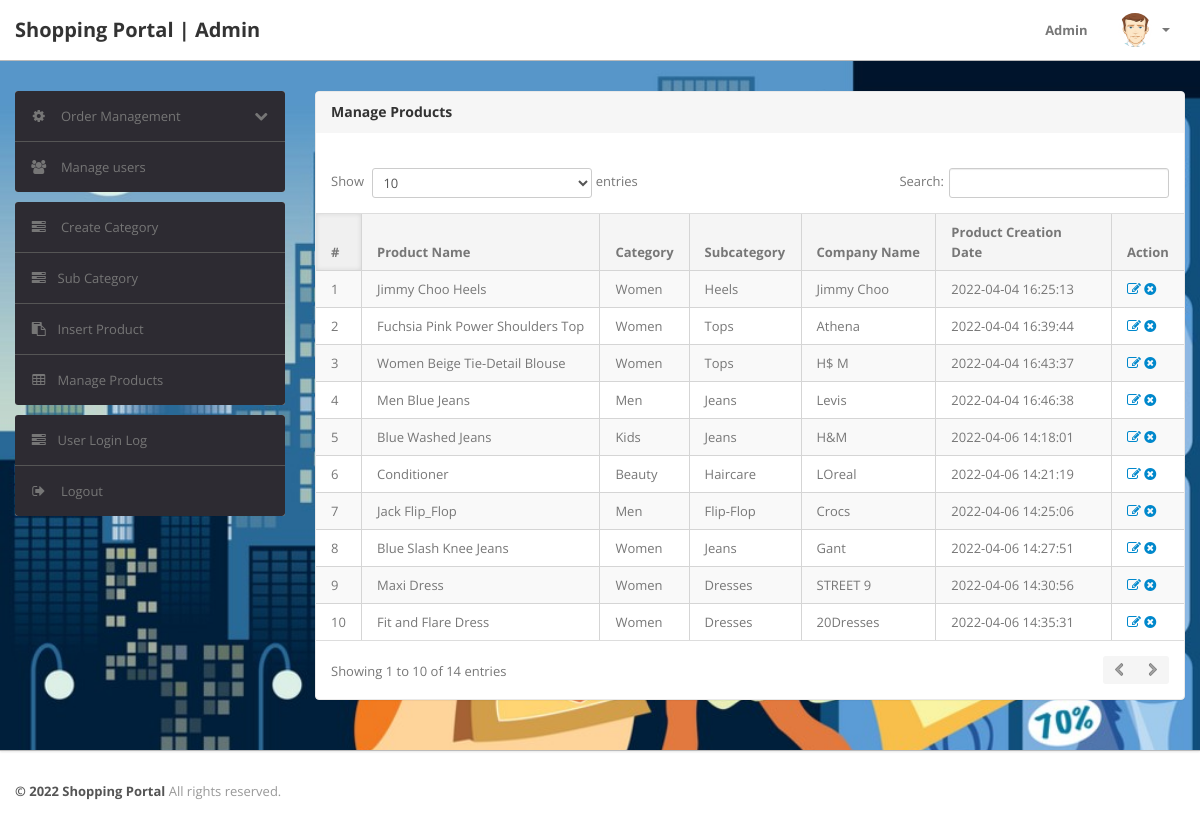
/shopping/admin/manage-products.php (signed in), run on the app's committed database.
### tables this page shows
CREATE TABLE IF NOT EXISTS `products` (
  `id` int(11) NOT NULL AUTO_INCREMENT,
  `category` int(11) NOT NULL,
  `subCategory` int(11) DEFAULT NULL,
  `productName` varchar(255) DEFAULT NULL,
  `productCompany` varchar(255) DEFAULT NULL,
  `productPrice` int(11) DEFAULT NULL,
  `productPriceBeforeDiscount` int(11) DEFAULT NULL,
  `productDescription` longtext,
  `productImage1` varchar(255) DEFAULT NULL,
  `productImage2` varchar(255) DEFAULT NULL,
  `productImage3` varchar(255) DEFAULT NULL,
  `shippingCharge` int(11) DEFAULT NULL,
  `productAvailability` varchar(255) DEFAULT NULL,
  `postingDate` timestamp NULL DEFAULT CURRENT_TIMESTAMP,
  `updationDate` varchar(255) DEFAULT NULL,
  PRIMARY KEY (`id`)
);

CREATE TABLE IF NOT EXISTS `category` (
  `id` int(11) NOT NULL AUTO_INCREMENT,
  `categoryName` varchar(255) DEFAULT NULL,
  `categoryDescription` longtext,
  `creationDate` timestamp NOT NULL DEFAULT CURRENT_TIMESTAMP,
  `updationDate` varchar(255) DEFAULT NULL,
  PRIMARY KEY (`id`)
);

CREATE TABLE IF NOT EXISTS `subcategory` (
  `id` int(11) NOT NULL AUTO_INCREMENT,
  `categoryid` int(11) DEFAULT NULL,
  `subcategory` varchar(255) DEFAULT NULL,
  `creationDate` timestamp NULL DEFAULT CURRENT_TIMESTAMP,
  `updationDate` varchar(255) DEFAULT NULL,
  PRIMARY KEY (`id`)
);

### shopping/admin/manage-products.php (the view, shortened to what this page needs)
<?php
include('include/config.php');
if(strlen($_SESSION['alogin'])==0)
	{
header('location:index.php');
}
else{
?>
<!DOCTYPE html>
<html lang="en">
<head>
	<link type="text/css" href="bootstrap/css/bootstrap.min.css" rel="stylesheet">
	<link type="text/css" href="bootstrap/css/bootstrap-responsive.min.css" rel="stylesheet">
	<link type="text/css" href="css/theme.css" rel="stylesheet">
	<link type="text/css" href="images/icons/css/font-awesome.css" rel="stylesheet">
</head>
<body>
<?php include('include/header.php');?>
	<div class="wrapper">
		<div class="container">
			<div class="row">
<?php include('include/sidebar.php');?>
			<div class="span9">
					<div class="content">
	<div class="module">
							<div class="module-head">
								<h3>Manage Products</h3>
							</div>
							<div class="module-body table">
									<br />
								<table cellpadding="0" cellspacing="0" border="0" class="datatable-1 table table-bordered table-striped	 display" width="100%">
									<thead>
										<tr>
											<th>#</th>
											<th>Product Name</th>
											<th>Category </th>
											<th>Subcategory</th>
											<th>Company Name</th>
											<th>Product Creation Date</th>
											<th>Action</th>
										</tr>
									</thead>
									<tbody>
<?php $query=mysqli_query($con,"select products.*,category.categoryName,subcategory.subcategory from products join category on category.id=products.category join subcategory on subcategory.id=products.subCategory");
$cnt=1;
while($row=mysqli_fetch_array($query))
{
?>
										<tr>
											<td><?php echo htmlentities($cnt);?></td>
											<td><?php echo htmlentities($row['productName']);?></td>
											<td><?php echo htmlentities($row['categoryName']);?></td>
											<td> <?php echo htmlentities($row['subcategory']);?></td>
											<td><?php echo htmlentities($row['productCompany']);?></td>
											<td><?php echo htmlentities($row['postingDate']);?></td>
											<td>
											<a href="edit-products.php?id=<?php echo $row['id']?>" ><i class="icon-edit"></i></a>
											<a href="manage-products.php?id=<?php echo $row['id']?>&del=delete" onClick="return confirm('Are you sure you want to delete?')"><i class="icon-remove-sign"></i></a></td>
										</tr>
										<?php $cnt=$cnt+1; } ?>
								</table>
							</div>
						</div>
					</div>
				</div>
			</div>
		</div>
	</div>
<?php include('include/footer.php');?>
</body>
<?php } ?>

### shopping/admin/include/header.php (shortened to what this page needs)
<div class="navbar navbar-fixed-top">
		<div class="navbar-inner">
			<div class="container">
			  	<a class="brand" href="index.html">
			  		Shopping Portal | Admin
			  	</a>
				<div class="nav-collapse collapse navbar-inverse-collapse">
					<ul class="nav pull-right">
						<li><a href="#">
							Admin
						</a></li>
						<li class="nav-user dropdown">
							<a href="#" class="dropdown-toggle" data-toggle="dropdown">
								<img src="images/user.png" class="nav-avatar" />
								<b class="caret"></b>
							</a>
						</li>
					</ul>
				</div>
			</div>
		</div>
	</div>

### shopping/admin/include/sidebar.php (shortened to what this page needs)
<div class="span3">
					<div class="sidebar">
<ul class="widget widget-menu unstyled">
							<li>
								<a class="collapsed" data-toggle="collapse" href="#togglePages">
									<i class="menu-icon icon-cog"></i>
									<i class="icon-chevron-down pull-right"></i><i class="icon-chevron-up pull-right"></i>
									Order Management
								</a>
							</li>
							<li>
								<a href="manage-users.php">
									<i class="menu-icon icon-group"></i>
									Manage users
								</a>
							</li>
						</ul>
						<ul class="widget widget-menu unstyled">
                                <li><a href="category.php"><i class="menu-icon icon-tasks"></i> Create Category </a></li>
                                <li><a href="subcategory.php"><i class="menu-icon icon-tasks"></i>Sub Category </a></li>
                                <li><a href="insert-product.php"><i class="menu-icon icon-paste"></i>Insert Product </a></li>
                                <li><a href="manage-products.php"><i class="menu-icon icon-table"></i>Manage Products </a></li>
                            </ul>
						<ul class="widget widget-menu unstyled">
							<li><a href="user-logs.php"><i class="menu-icon icon-tasks"></i>User Login Log </a></li>
							<li>
								<a href="logout.php">
									<i class="menu-icon icon-signout"></i>
									Logout
								</a>
							</li>
						</ul>
					</div>
				</div>

### shopping/admin/include/footer.php
<div class="footer">
	<div class="container">
		<b class="copyright">&copy; 2022 Shopping Portal </b> All rights reserved.
	</div>
</div>

### data on the page
products: productName "Jimmy Choo Heels", category.categoryName "Women", subcategory.subcategory "Heels", productCompany "Jimmy Choo", postingDate "2022-04-04 16:25:13"
products: productName "Fuchsia Pink Power Shoulders Top", category.categoryName "Women", subcategory.subcategory "Tops", productCompany "Athena", postingDate "2022-04-04 16:39:44"
products: productName "Women Beige Tie-Detail Blouse", category.categoryName "Women", subcategory.subcategory "Tops", productCompany "H$ M", postingDate "2022-04-04 16:43:37"
products: productName "Men Blue Jeans", category.categoryName "Men", subcategory.subcategory "Jeans", productCompany "Levis", postingDate "2022-04-04 16:46:38"
products: productName "Blue Washed Jeans", category.categoryName "Kids", subcategory.subcategory "Jeans", productCompany "H&M", postingDate "2022-04-06 14:18:01"
products: productName "Conditioner", category.categoryName "Beauty", subcategory.subcategory "Haircare", productCompany "LOreal", postingDate "2022-04-06 14:21:19"
products: productName "Jack Flip_Flop", category.categoryName "Men", subcategory.subcategory "Flip-Flop", productCompany "Crocs", postingDate "2022-04-06 14:25:06"
products: productName "Blue Slash Knee Jeans", category.categoryName "Women", subcategory.subcategory "Jeans", productCompany "Gant", postingDate "2022-04-06 14:27:51"
products: productName "Maxi Dress", category.categoryName "Women", subcategory.subcategory "Dresses", productCompany "STREET 9", postingDate "2022-04-06 14:30:56"
products: productName "Fit and Flare Dress", category.categoryName "Women", subcategory.subcategory "Dresses", productCompany "20Dresses", postingDate "2022-04-06 14:35:31"
